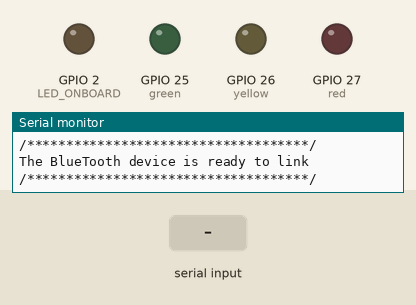
Recording of a sketch running on a simulated ESP32. Parts: output pins drawn as LEDs (lit = HIGH), the last lines printed to the serial monitor. The test bench sets the inputs (shaded band). Nothing arrives over Bluetooth unless stated.

Above: at 1.2 s.
1.3 s: "200\n" received over the second serial link
At 3.3 s:
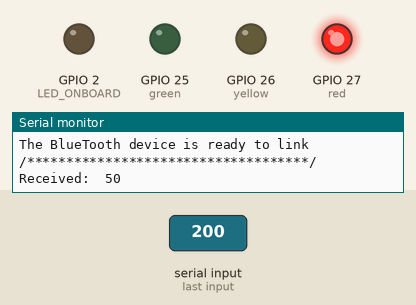
7.3 s: "1\n" received over the second serial link
At 10.7 s:
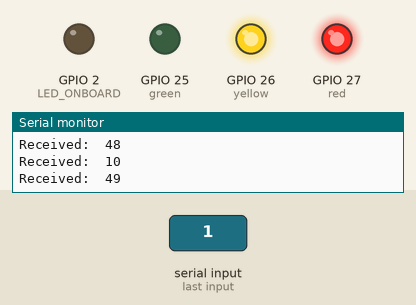
11.5 s: "90,45\n" received over the second serial link
At 16.5 s:
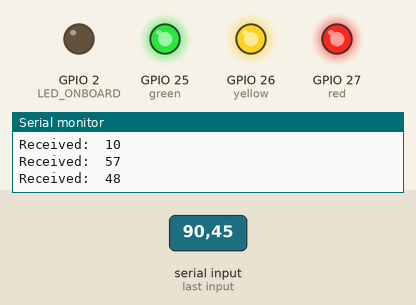
Timing chart, 0 to 18.0 s (numbered marks = the images above; inputs shaded):
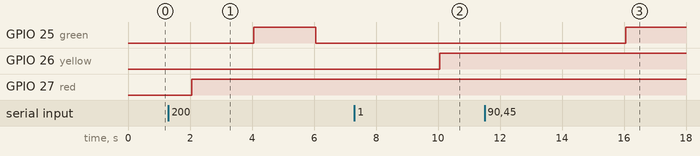

Measured:
- after the input at 1.3 s, GPIO 25 (green): LOW → HIGH after 2.8 s, → LOW 2.0 s later; GPIO 27 (red): LOW → HIGH after 0.76 s
- after the input at 7.3 s, GPIO 26 (yellow): LOW → HIGH after 2.8 s
- after the input at 11.5 s, GPIO 25 (green): LOW → HIGH after 4.6 s

The sketch:

BlueTooth_test.ino
```cpp
/****************************************************************************
 * Programa de prueba para el uso del ESP32  con la conexión Bluetooth a una
 * aplicación andriod de Terminal Bluetooth. Adaptado de un ejemplo conseguido
 * en https://circuitdigest.com/microcontroller-projects/using-classic-bluetooth-in-esp32-and-toogle-an-led
 * por Gustavo Rodríguez - INTI CMNB
 ***************************************************************************/

#include <BluetoothSerial.h>
#include <Ticker.h>          // Cargo libreria para blinkear al led

 BluetoothSerial Obj_Esp_Bt; // Create a Bluetooth class object
 int incoming;
  // Set the GPIO Ports
const int green = 25;        // Port P25 --> Green Led
const int yellow = 26;       // Port P26 --> Yellow Led
const int red = 27;          // Port P27 --> Red Led
const int LED_ONBOARD = 2;   // Port P2 --> Led OnBoard ESP32

int data = 0;
volatile char state_P25 = 0;
volatile char state_P26 = 0;
volatile char state_P27 = 0;


void setup() {

  //Configure the Ports like outputs and set low state
  pinMode(green,OUTPUT);
  pinMode(yellow,OUTPUT);
  pinMode(red,OUTPUT);
  pinMode(LED_ONBOARD,OUTPUT);
  digitalWrite(green,LOW);
  digitalWrite(yellow,LOW);
  digitalWrite(red,LOW);
  digitalWrite(LED_ONBOARD,LOW);

  Serial.begin(9600);
  Obj_Esp_Bt.begin("ESP32_BT"); // Name of the BlueTooth signal
  Serial.println("");
  Serial.println("/************************************/");
  Serial.println("The BlueTooth device is ready to link");
  Serial.println("/************************************/");

}

void loop() {

  // The BlueTooth device is sending a message
  if(Obj_Esp_Bt.available())
  {
    incoming = Obj_Esp_Bt.read(); // Read the message sending
    Serial.print("Received:  ");
    Serial.println(incoming);     // Showing on the Serial Monitor the message

    data = incoming - 48;         // Convert the ASCII code to decimal value

    if((data >= 0) && (data <= 2)) // Verifyd that the data is valid
    {
      switch (data)
      {
            case 0:
                    if(!state_P25)
                    {
                      digitalWrite(green,HIGH); // Turn-on the green led
                      Obj_Esp_Bt.println("Green Led Turn-On"); // Send message to BlueTooth device
                      state_P25 = 1;
                    }
                    else
                    {
                      digitalWrite(green,LOW); // Turn-off the green led
                      Obj_Esp_Bt.println("Green Led Turn-Off"); // Send message to BlueTooth device
                      state_P25 = 0;
                    }
                   ;
                    break;

            case 1:
                   if(!state_P26)
                    {
                      digitalWrite(yellow,HIGH); // Turn-on the yellow led
                      Obj_Esp_Bt.println("Yellow Led Turn-On"); // Send message to BlueTooth device
                      state_P26 = 1;
                    }
                    else
                    {
                      digitalWrite(yellow,LOW); // Turn-off the green led
                      Obj_Esp_Bt.println("Yellow Led Turn-Off"); // Send message to BlueTooth device
                      state_P26 = 0;
                    }
                    data = 0;
                    break;

            case 2:
                   if(!state_P27)
                    {
                      digitalWrite(red,HIGH); // Turn-on the red led
                      Obj_Esp_Bt.println("Red Led Turn-On"); // Send message to BlueTooth device
                      state_P27 = 1;
                    }
                    else
                    {
                      digitalWrite(red,LOW); // Turn-off the green led
                      Obj_Esp_Bt.println("Red Led Turn-Off"); // Send message to BlueTooth device
                      state_P27 = 0;
                    }
                    data = 0;
                    break;
            default:
                   data = 0;

      } // Close the Switch case statement
    }
    else
    {
      Obj_Esp_Bt.println("The option choosen is not valided"); // Send message to BlueTooth device
    }
  }   // Close the if(Obj_Esp_Bt.available())

  delay(2000);
}
```
